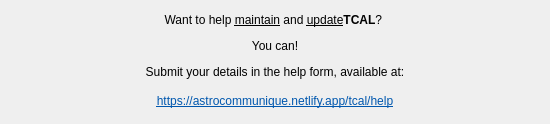
<?xml version="1.0" encoding="UTF-8"?>
<ui version="4.0">
 <class>HelpDialog</class>
 <widget class="QDialog" name="HelpDialog">
  <property name="geometry">
   <rect>
    <x>0</x>
    <y>0</y>
    <width>544</width>
    <height>124</height>
   </rect>
  </property>
  <property name="windowTitle">
   <string>Help TCAL</string>
  </property>
  <layout class="QVBoxLayout" name="verticalLayout_2">
   <item>
    <layout class="QVBoxLayout" name="verticalLayout">
     <item>
      <widget class="QLabel" name="label1">
       <property name="sizePolicy">
        <sizepolicy hsizetype="MinimumExpanding" vsizetype="MinimumExpanding">
         <horstretch>0</horstretch>
         <verstretch>0</verstretch>
        </sizepolicy>
       </property>
       <property name="minimumSize">
        <size>
         <width>528</width>
         <height>44</height>
        </size>
       </property>
       <property name="text">
        <string>&lt;html&gt;&lt;head/&gt;&lt;body&gt;&lt;p align=&quot;center&quot;&gt;Want to help &lt;span style=&quot; text-decoration: underline;&quot;&gt;maintain&lt;/span&gt; and &lt;span style=&quot; text-decoration: underline;&quot;&gt;update&lt;/span&gt;&lt;span style=&quot; font-weight:600;&quot;&gt;TCAL&lt;/span&gt;? &lt;/p&gt;&lt;p align=&quot;center&quot;&gt;You can!&lt;/p&gt;&lt;/body&gt;&lt;/html&gt;</string>
       </property>
       <property name="alignment">
        <set>Qt::AlignCenter</set>
       </property>
      </widget>
     </item>
     <item>
      <widget class="QLabel" name="label2">
       <property name="sizePolicy">
        <sizepolicy hsizetype="MinimumExpanding" vsizetype="MinimumExpanding">
         <horstretch>0</horstretch>
         <verstretch>0</verstretch>
        </sizepolicy>
       </property>
       <property name="minimumSize">
        <size>
         <width>528</width>
         <height>22</height>
        </size>
       </property>
       <property name="text">
        <string>&lt;html&gt;&lt;head/&gt;&lt;body&gt;&lt;p align=&quot;center&quot;&gt;Submit your details in the help form, available at:&lt;/p&gt;&lt;/body&gt;&lt;/html&gt;</string>
       </property>
       <property name="alignment">
        <set>Qt::AlignCenter</set>
       </property>
      </widget>
     </item>
     <item>
      <widget class="QLabel" name="label3">
       <property name="sizePolicy">
        <sizepolicy hsizetype="MinimumExpanding" vsizetype="MinimumExpanding">
         <horstretch>0</horstretch>
         <verstretch>0</verstretch>
        </sizepolicy>
       </property>
       <property name="minimumSize">
        <size>
         <width>528</width>
         <height>16</height>
        </size>
       </property>
       <property name="text">
        <string>&lt;html&gt;&lt;head/&gt;&lt;body&gt;&lt;p&gt;&lt;a href=&quot;https://astrocommunique.netlify.app/tcal/help&quot;&gt;&lt;span style=&quot; text-decoration: underline; color:#0057ae;&quot;&gt;https://astrocommunique.netlify.app/tcal/help&lt;/span&gt;&lt;/a&gt;&lt;/p&gt;&lt;/body&gt;&lt;/html&gt;</string>
       </property>
       <property name="alignment">
        <set>Qt::AlignCenter</set>
       </property>
      </widget>
     </item>
    </layout>
   </item>
  </layout>
 </widget>
 <resources/>
 <connections/>
</ui>
